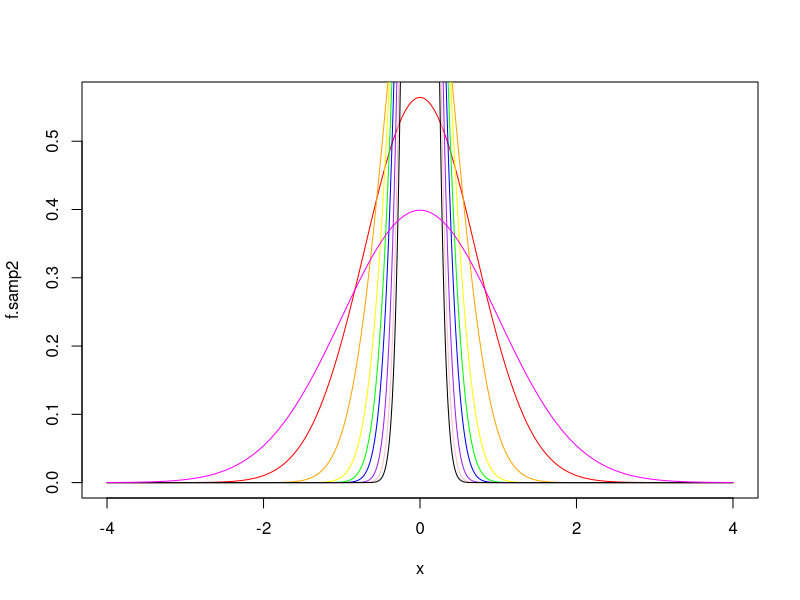

This figure's R source:
x<-seq(-4,4,.01)
f.pop<-dnorm(x,mean=0,sd=1)
f.samp2<-dnorm(x,mean=0,sd=1/sqrt(2))
f.samp5<-dnorm(x,mean=0,sd=1/sqrt(5))
f.samp10<-dnorm(x,mean=0,sd=1/sqrt(10))
f.samp15<-dnorm(x,mean=0,sd=1/sqrt(15))
f.samp20<-dnorm(x,mean=0,sd=1/sqrt(20))
f.samp30<-dnorm(x,mean=0,sd=1/sqrt(30))
f.samp40<-dnorm(x,mean=0,sd=1/sqrt(40))
f.samp50<-dnorm(x,mean=0,sd=1/sqrt(50))
plot(x,f.samp2,col="red",type = 'l')
lines(x,f.samp5,col="orange",type='l')
lines(x,f.samp10,col="yellow",type='l')
lines(x,f.samp15,col="green",type='l')
lines(x,f.samp20,col="blue",type='l')
lines(x,f.samp30,col="purple",type='l')
lines(x,f.samp40,col="pink",type='l')
lines(x,f.samp50,col="black",type='l')
lines(x,f.pop,col="magenta",type='l')

ppois(52,50,lower.tail = FALSE)
1-ppois(52,50)

pnorm(52,50,sqrt(50)/6,lower.tail=FALSE)